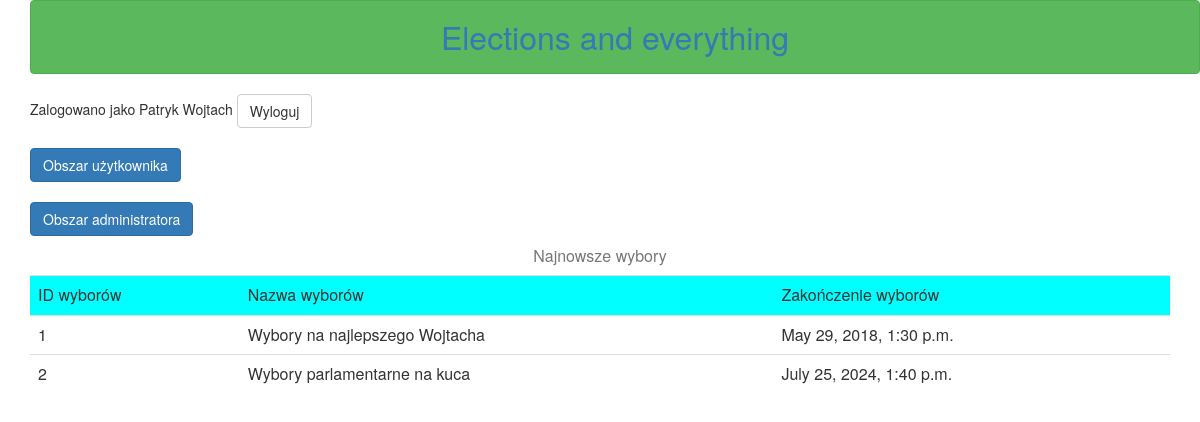
/ (signed in), run on the app's committed database.
### mysite/models.py (models this page shows, shortened)
class wybory(models.Model):
    ID_WYBOROW = models.AutoField(primary_key=True)
    nazwaWyborow = models.CharField(max_length=100)
    maxLiczbaKandydatowDoPoparcia = models.PositiveIntegerField()
    dataRozpoczecia = models.DateTimeField()
    dataZakonczenia = models.DateTimeField()
    class Meta:
        ordering = ["ID_WYBOROW"]
        db_table = "Wybory"
        verbose_name = "Wybory"
        verbose_name_plural = "Wybory"

### mysite/views.py (the view)
# urls.py: path('', views.home_view, name='Home'),
def home_view(request):
    username = ''
    if request.user.is_authenticated:
        user = request.user
        logged_user = myUser.objects.get(username=user.username)
        if logged_user.is_mod:
            username = logged_user.mod_profile.name + ' ' + logged_user.mod_profile.surname
        else:
            username = logged_user.user_profile.imie + ' ' + logged_user.user_profile.nazwisko
    template = loader.get_template("home.html")
    all_elections = wybory.objects.order_by('-dataRozpoczecia')[:5]
    context = {
        'username': username,
        'all_elections': all_elections
    }
    return HttpResponse(template.render(context, request))

### mysite/templates/home.html (shortened to what this page needs)
{% extends "base.html" %}
{% load bootstrap3 %}
{% block content %}
{% bootstrap_button "Obszar użytkownika" href='login/user'  %} <br/><br/>
    {% bootstrap_button "Obszar administratora" href='login/mod' button_type="link" button_class="btn-primary" %}
{% if all_elections %}
    <table class="table" align="center">
    <caption class="text-center">Najnowsze wybory</caption>
    <tr bgcolor="#00ffff">
    <td>
        ID wyborów
    </td>
    <td>
        Nazwa wyborów
    </td>
    <td>
        Zakończenie wyborów
    </td>
    </tr>
    {%for election in all_elections %}
    <tr>
        <td>
           {{ election.ID_WYBOROW }}
        </td>
        <td>
            {{ election.nazwaWyborow }}
        </td>
        <td>
            {{ election.dataZakonczenia }}
        </td>
    </tr>
    {% endfor %}
    </table>
    <br/>
{% else %}
    <br/><br/>
    <div class="alert alert-danger">
    <strong>Brak wyborów</strong>
    </div>
{% endif %}
{% endblock %}

### data on the page
wybory: ID_WYBOROW "1", nazwaWyborow "Wybory na najlepszego Wojtacha", dataZakonczenia "May 29, 2018, 1:30 p.m."
wybory: ID_WYBOROW "2", nazwaWyborow "Wybory parlamentarne na kuca", dataZakonczenia "July 25, 2024, 1:40 p.m."

### other printed values
{{ username }} "Patryk Wojtach"
